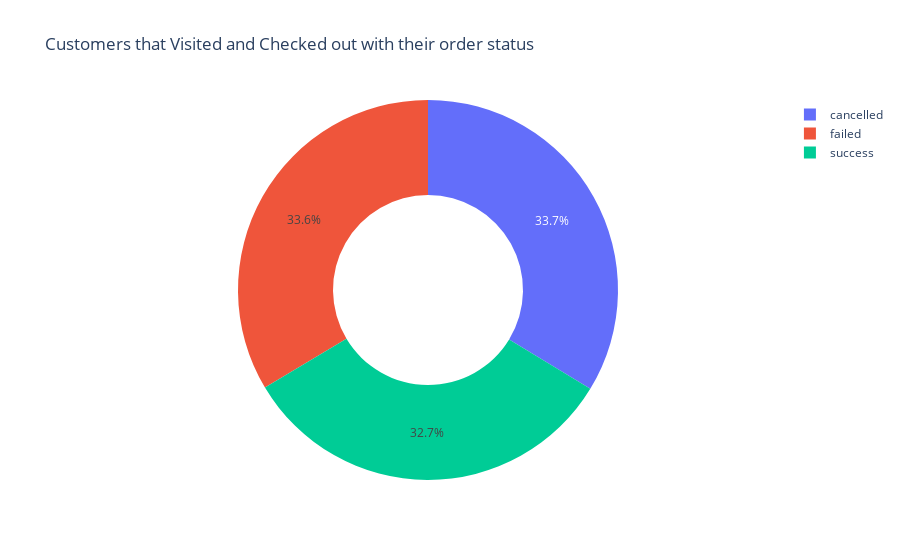

Notebook source saved alongside this figure:
### Markdown cell above
#### 4.1.2 Visited and Checkedout

### Code cell
visit_status = event_visit_type.groupby('status')['customer_id'].nunique()
fig = go.Figure(data=go.Pie(labels=visit_status.index, values=visit_status, hole=0.5))
fig.update_layout(title = 'Customers that Visited and Checked out with their order status')
fig.show()

### Figure 1 — Plotly figure (JSON) as saved in the notebook; plotly's stock layout.template omitted (floating-point values rounded to 4 significant figures)
{"data": [{"hole": 0.5, "labels": ["cancelled", "failed", "success"], "type": "pie", "values": [3089, 3078, 2998]}], "layout": {"title": {"text": "Customers that Visited and Checked out with their order status"}}}
